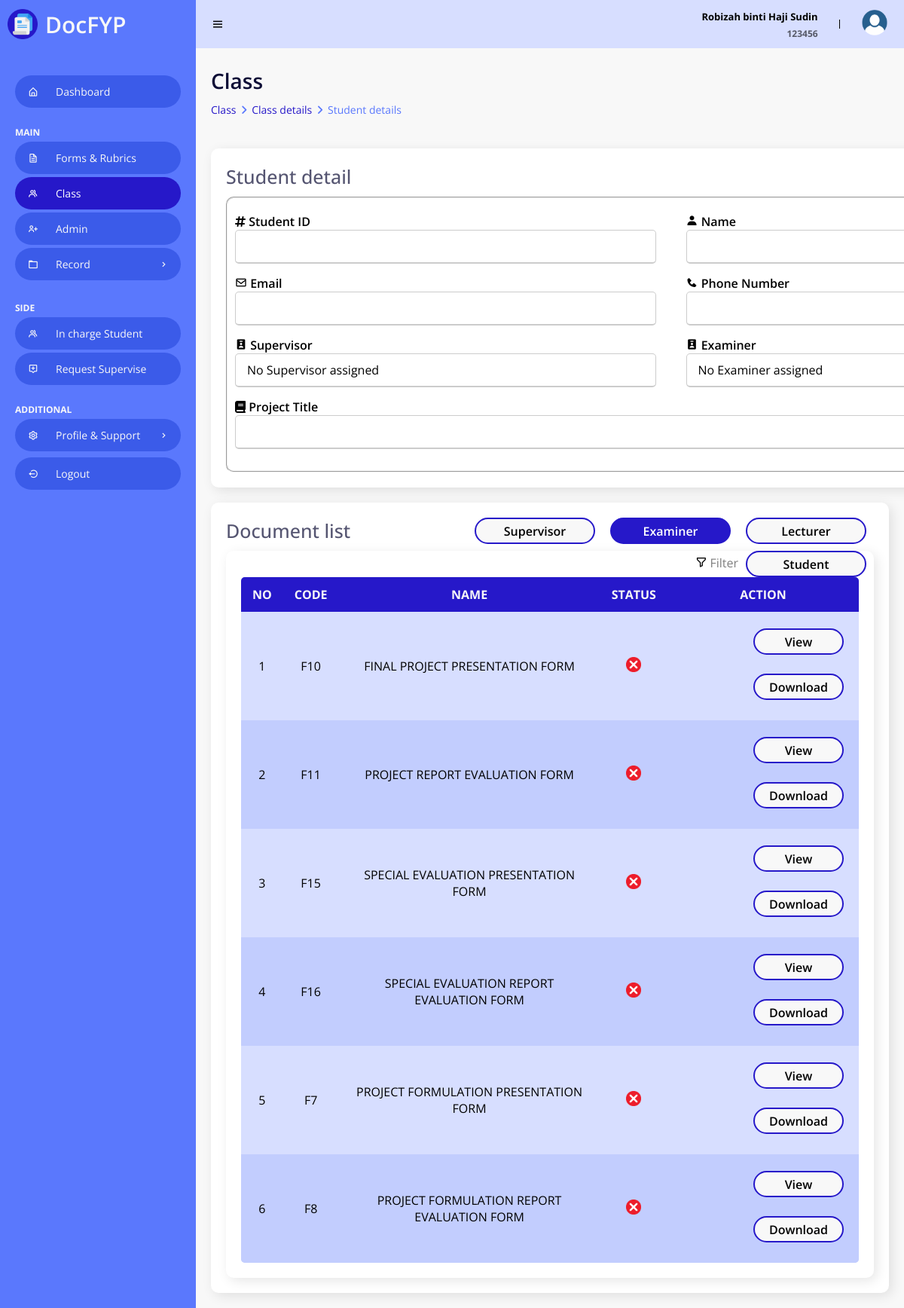
The app's page /Admin/classDetailExaminer.php (signed in) with its own data.
### tables this page shows
CREATE TABLE `doctype` (
  `docCode` varchar(10) NOT NULL,
  `docName` varchar(50) NOT NULL,
  `docFileName` varchar(100) NOT NULL,
  `docExtension` varchar(100) NOT NULL,
  `docSize` varchar(100) NOT NULL,
  `docMark` varchar(50) NOT NULL,
  `docDecs` varchar(50) NOT NULL
);

### Admin/classDetailExaminer.php (the view, shortened to what this page needs)
<!DOCTYPE html>
<html>
<head>
	<link rel="stylesheet" href="StyleHome.css">
	<link href='https://unpkg.com/boxicons@2.0.9/css/boxicons.min.css' rel='stylesheet'>
	<link rel="stylesheet" href="https://cdnjs.cloudflare.com/ajax/libs/font-awesome/6.4.0/css/all.min.css">
	<?php
	include("../Dbconn.php");
	?>
</head>
<body>
	<section id="sidebar">
		<a href="Home.php" class="brand">
			<img class="logo" src="/Edms/images/logo.png" alt="Logo">
			DocFYP
		</a>
		<ul class="side-menu">
			<li><a href="Home.php"><i class='bx bx-home-alt icon' ></i>Dashboard</a></li>
			<li class="divider" data-text="main">Main</li>
			<li><a href="FormRubric.php"><i class='bx bx-file icon'></i> Forms & Rubrics</a></li>
			<li><a href="class.php" class="active"><i class='bx bx-group icon' ></i></i> Class</a></li>
			<li><a href="admin.php"><i class='bx bx-user-plus icon'></i> Admin</a></li>
			<li>
				<a href="#"><i class='bx bx-folder icon' ></i> Record <i class='bx bx-chevron-right icon-right' ></i></a>
			</li>
			<li class="divider" data-text="SIDE">Side Features</li>
			<li><a href="studentIC.php"><i class='bx bx-group icon' ></i></i>In charge Student</a></li>
			<li><a href="requestSupervise.php"><i class='bx bx-message-alt-add icon'></i> Request Supervise </a></li>
			<li class="divider" data-text="ADDITIONAL">Setting & Support</li>
			<li>
				<a href="#"><i class='bx bx-cog icon' ></i> Profile & Support <i class='bx bx-chevron-right icon-right' ></i></a>
			</li>
			<li><a href="/Edms/Logout.php"><i class='bx bx-log-out-circle icon'></i> Logout</a></li>
		</ul>
	</section>
	<section id="content">
		<nav>
			<i class='bx bx-menu toggle-sidebar' ></i>
            <div class="sessionInfo">
            	<?php
            	if (isset($_SESSION["log"]) && ($_SESSION["log"] == 3)) {
            		?>
            		<div class="userFullName">
            			<p><?php echo $_SESSION["admin_name"] ?></p>
            		</div>
            		<div class="userID">
            			<p><?php echo $_SESSION["admin_id"]; ?></p>
            		</div>
            		<?php
            	} else {
            		echo "<meta http-equiv=\"refresh\" content=\"2;URL=../Login.php\"/>";
            	}
            	?>
            </div>
            <div class="profile">
            	<img src="/Edms/images/userdp.png" alt="Profile picture">
            </div>
        </nav>
        <main>
        	<?php
        	$stud_id = $_GET['studID'];
        	$sql = "SELECT * FROM student WHERE studID = '" .$stud_id. "'";
        	$query = mysqli_query($connection, $sql) or die("Query Fail");
        	$data = mysqli_fetch_array($query);
        	?>
        	<h1 class="title"> Class </h1>
        	<ul class="breadcrumbs">
        		<li><a href="class.php">Class</a></li>
        		<li class="divider"><i class="fa fa-solid fa-angle-right"></i></li>
        		<li><a href="classDetail.php?classID=<?php echo$data['classID']; ?>">Class details</a></li>
        		<li class="divider"><i class="fa fa-solid fa-angle-right"></i></li>
        		<li><a href="classDetailStudent.php" class="active">Student details</a></li>
        	</ul>
        	<br>
        	<div class="data">
        		<div class="content-data">
        			<div class="titleContentWButton">
        				<h1 class="titleContent">Student detail</h1>
        			</div>
        			<fieldset>
        				<form action="editClassProcess.php" method="POST" enctype="multipart/form-data">
        					<div class="form-details">
        						<div class="input-box">
        							<i class="fa-solid fa-hashtag"></i>
        							<span class="details">Student ID</span>
        							<input type="text"
        							value="<?php echo $data['studID']; ?>"
        							name="classID"
        							readonly>
        						</div>
        						<div class="input-box">
        							<i class='bx bxs-user'></i>
        							<span class="details">Name</span>
        							<input type="text"
        							value="<?php echo $data['studName']; ?>"
        							name="className"
        							readonly>
        						</div>
        						<div class="input-box">
        							<i class='bx bx-envelope' ></i>
        							<span class="details">Email</span>
        							<input type="text"
        							value="<?php echo $data['studEmail']; ?>"
        							name="classYear"
        							readonly>
        						</div>
        						<div class="input-box">
        							<i class='bx bxs-phone' ></i>
        							<span class="details">Phone Number</span>
        							<input type="text"
        							value="<?php echo $data['studPhoneNum']; ?>"
        							name="classSession"
        							readonly>
        						</div>
        						<?php
        						$sql = "SELECT * FROM lecturer WHERE lectID = '".$data['studSV']."'";
        						$query = mysqli_query($connection, $sql);
        						$rowSV = mysqli_fetch_array($query);
        						$sql = "SELECT * FROM lecturer WHERE lectID = '".$data['studExam']."'";
        						$query = mysqli_query($connection, $sql);
        						$rowExam = mysqli_fetch_array($query);
        						if (!empty($data['studSV'])) {
        							$sqlSV = "SELECT * FROM lecturer WHERE lectID = '" . $data['studSV'] . "'";
        							$sqlAdminSV = "SELECT * FROM admin WHERE adminID = '" . $data['studSV'] . "'";
        							$querySV = mysqli_query($connection, $sqlSV);
        							$queryAdminSV = mysqli_query($connection, $sqlAdminSV);
        							$rowSV = mysqli_fetch_array($querySV);
        							$rowAdminSV = mysqli_fetch_array($queryAdminSV);
        						} else {
        							$rowSV = null;
        							$rowAdminSV = null;
        						}
        						if (!empty($data['studExam'])) {
        							$sqlExam = "SELECT * FROM lecturer WHERE lectID = '" . $data['studExam'] . "'";
        							$sqlAdminExam = "SELECT * FROM admin WHERE adminID = '" . $data['studExam'] . "'";
        							$queryExam = mysqli_query($connection, $sqlExam);
        							$queryAdminExam = mysqli_query($connection, $sqlAdminExam);
        							$rowExam = mysqli_fetch_array($queryExam);
        							$rowAdminExam = mysqli_fetch_array($queryAdminExam);
        						} else {
        							$rowExam = null;
        							$rowAdminExam = null;
        						}
        						?>
        						<div class="input-box">
        							<i class='bx bxs-user-badge' ></i>
        							<span class="details">Supervisor</span><br>
        							<input type="text"
        							value="<?php echo ($rowSV != null) ? $rowSV['lectName'] : (($rowAdminSV != null) ? $rowAdminSV['adminName'] : "No Supervisor assigned"); ?>"
        							name="classSession"
        							readonly>
        						</div>
        						<div class="input-box">
        							<i class='bx bxs-user-badge' ></i>
        							<span class="details">Examiner</span><br>
        							<input type="text"
        							value="<?php echo ($rowExam != null) ? $rowExam['lectName'] : (($rowAdminExam != null) ? $rowAdminExam['adminName'] : "No Examiner assigned"); ?>"
        							name="classSession"
        							readonly>
        						</div>
        						<div class="input-box">
        							<i class="fa-solid fa-book"></i>
        							<span class="details">Project Title</span><br>
        							<input type="text" style="width: 1157px;"
        							value="<?php echo $data['studFYPTitle']; ?>"
        							name="classSession"
        							readonly>
        						</div>
        					</div>
        				</form>
        			</fieldset>
        		</div>
        	</div>
        	<div class="data">
        		<div class="content-data">
        			<div class="titleContentWButton">
        				<h1 class="titleContent">Document list</h1>
        				<a href="classDetailLecturer.php?studID=<?php echo $data['studID']; ?>" class="active">
        					<button class="addBtn" style="margin: 0 10px;">
        						Lecturer
        					</button>
        				</a>
        				<a href="classDetailExaminer.php?studID=<?php echo $data['studID']; ?>" class="active">
        					<button class="addBtn" style="margin: 0 10px; background: #2618c9; color: white;">
        						Examiner
        					</button>
        				</a>
        				<a href="classDetailSupervisor.php?studID=<?php echo $data['studID']; ?>" class="active">
        					<button class="addBtn" style="margin: 0 10px;">
        						Supervisor
        					</button>
        				</a>
        				<a href="classDetailStudent.php?studID=<?php echo $data['studID']; ?>" class="active">
        					<button class="addBtn" style="margin: 0 10px;">
        						Student
        					</button>
        				</a>
        				<div class="filter" style="float: right; margin-top: 5px;">
        					<i class='bx bx-filter-alt'></i>
        					<span class="details" style="opacity: 0.5;">Filter</span>
        				</div>
        			</div>
        			<?php
        			$sqlDocType = "SELECT * FROM doctype WHERE docDecs = 'Supervisor and examiner marks required' OR docDecs = 'All marks required'";
        			$queryDocType = mysqli_query($connection, $sqlDocType) or die("not found");
        			$count = 1;
        			?>
        			<div class="content-data">
        				<table>
        					<tr>
        						<th>no</th>
        						<th>code</th>
        						<th>name</th>
        						<th>status</th>
        						<th>action</th>
        					</tr>
        					<?php
        					while ($rowDocType= mysqli_fetch_array($queryDocType)) {
        						$sqlCheckDoc = "SELECT * FROM document WHERE docCode = '" . $rowDocType["docCode"] . "' AND uploadBy = '" . $data['studExam'] . "'";
        						$queryCheckDoc = mysqli_query($connection, $sqlCheckDoc);
        						$getDocID = mysqli_fetch_array($queryCheckDoc);
        						$status = (mysqli_num_rows($queryCheckDoc) > 0) ? "<img src='/Edms/images/yes.png' style='width:20px; height: 20px;'>" : "<img src='/Edms/images/no.png' style='width:20px; height: 20px;'>";
        						?>
        						<tr>
        							<td><?php echo $count; ?></td>
        							<td><?php echo $rowDocType["docCode"]; ?></td>
        							<td><?php echo $rowDocType["docName"]; ?></td>
        							<td><?php echo $status; ?></td>
        							<td>
        								<a class="dw" target="_blank" href="classDetailVDD.php?docView=<?php echo $getDocID["docID"]; ?>&studID=<?php echo $stud_id ?>">
        									<button class="actionBtn">
        										View
        									</button>
        								</a>
        								<a class="dw" target="_blank" href="classDetailVDD.php?docDw=<?php echo $getDocID["docID"]; ?>&studID=<?php echo $stud_id ?>">
        									<button class="actionBtn">
        										Download
        									</button>
        								</a>
        							</td>
        						</tr>
        						<?php
        						$count++;
        					}
        					?>
        				</table>
        			</div>
        		</div>
        	</div>
        </main>
    </section>
</body>
</html>

### Dbconn.php (shortened to what this page needs)
<!DOCTYPE html>
<html>
<head>
</head>
<body>
</body>
</html>

### records on screen
doctype: docCode "F10", docName "FINAL PROJECT PRESENTATION FORM"
doctype: docCode "F11", docName "PROJECT REPORT EVALUATION FORM"
doctype: docCode "F15", docName "SPECIAL EVALUATION PRESENTATION FORM"
doctype: docCode "F16", docName "SPECIAL EVALUATION REPORT EVALUATION FORM"
doctype: docCode "F7", docName "PROJECT FORMULATION PRESENTATION FORM"
doctype: docCode "F8", docName "PROJECT FORMULATION REPORT EVALUATION FORM"

### other values on screen
$_SESSION["admin_name"] "Robizah binti Haji Sudin"
$_SESSION["admin_id"] "123456"
